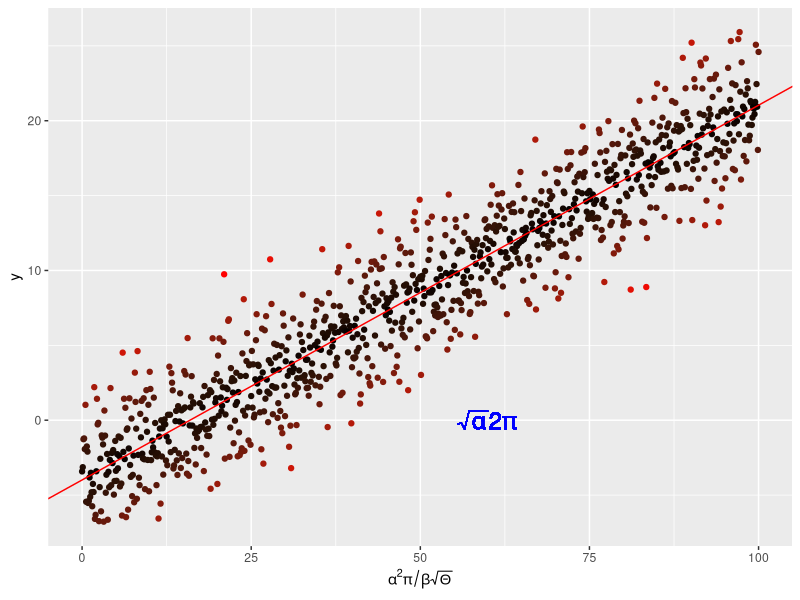

Generate this figure with R:
library(ggplot2)
x <- seq(0, 100, by = 0.1)
y <- -4. + 0.25 * x +
  rnorm(length(x), mean = 0., sd = 2.5)

# and put them in a dataframe
my_data <- data.frame(x = x, y = y)

# perform a linear regression
my_lm <- summary(lm(y ~ x, data = my_data))

# plot the data
p <-  ggplot(my_data, aes(x = x, y = y,
                          colour = abs(my_lm$residual))
) +
  geom_point() +
  scale_colour_gradient(low = "black", high = "red") +
  theme(legend.position = "none") +
  scale_x_continuous(
    expression(alpha^2 * pi / beta * sqrt(Theta)))

# add the regression line
p <- p + geom_abline(
  intercept = my_lm$coefficients[1][1],
  slope = my_lm$coefficients[2][1],
  colour = "red")
# throw some math on the plot
p <- p + geom_text(aes(x = 60, y = 0,
                       label = "sqrt(alpha) * 2* pi"), 
                   parse = TRUE, size = 6, 
                   colour = "blue")

ggsave("../results/MyLinReg.pdf", plot = p, width = 8, height = 6)
